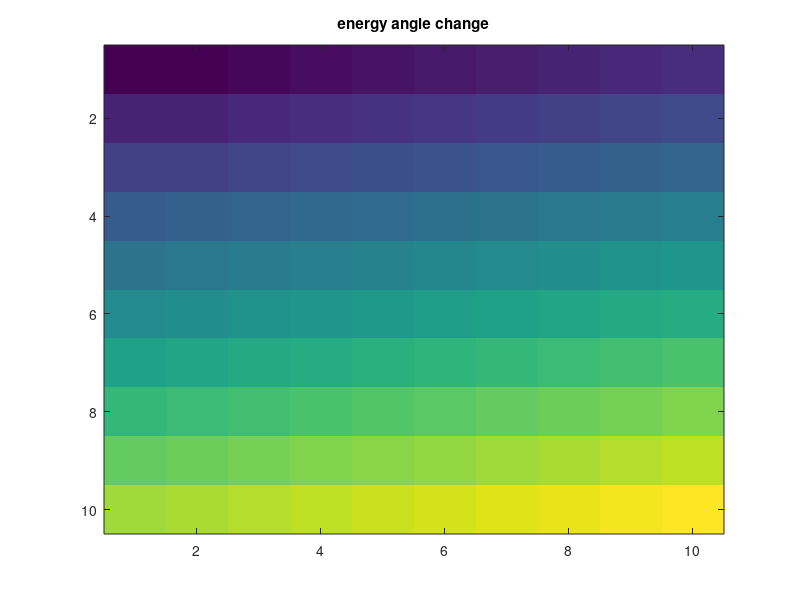

Here is the MATLAB script that generated this plot:
clear all
close all
n_particles = 2;
t_max = 10;
dt = 0.01;
t_durn = 0:dt:t_max;


% particle params
m = 1;
k=0.75;
damping_frac = 0.9;
R = 10;

%
diff_coef = 3.832e-10;
atomic_vol = 1.18e-7;
surface_energy = 2.5*0.01;
dihedral_angle = 146*(pi/180); % radians
density = 8920;
kT = 1.38e-23*1e3;

% initial vals
x = zeros(n_particles,length(t_durn));
y = zeros(n_particles,length(t_durn));

vx = zeros(n_particles,length(t_durn));
vy = zeros(n_particles,length(t_durn));

vrn_vec = zeros(1,length(t_durn));

force_e_x = zeros(1,length(t_durn));
force_e_y = zeros(1,length(t_durn));

force_d_x = zeros(1,length(t_durn));
force_d_y = zeros(1,length(t_durn));


force_v_x = zeros(1,length(t_durn));
force_v_y = zeros(1,length(t_durn));

force_s_x = zeros(1,length(t_durn));
force_s_y = zeros(1,length(t_durn));

force_total_x = zeros(1,length(t_durn));
force_total_y = zeros(1,length(t_durn));

a = zeros(1,length(t_durn));


forces_all_order = zeros(length(-0.5:0.5:3), length(t_durn));
e_forces_all_order = zeros(length(-0.5:0.5:3), length(t_durn));
d_forces_all_order = zeros(length(-0.5:0.5:3), length(t_durn));
v_forces_all_order = zeros(length(-0.5:0.5:3), length(t_durn));
s_forces_all_order = zeros(length(-0.5:0.5:3), length(t_durn));


% intialise
x(1,1) = rand;
x(2,1) = rand;

y(1,1) = rand;
y(2,1) = rand;

d = sqrt( (x(1,1) - x(2,1))^2  +  (y(1,1) - y(2,1))^2 );
if d >= 2*R
    while d > 2*R
        x(1,1) = rand;
        x(2,1) = rand;

        y(1,1) = rand;
        y(2,1) = rand;

        d = sqrt( (x(1,1) - x(2,1))^2  +  (y(1,1) - y(2,1))^2 );
    end
end

vx(1,1) = rand;
vx(2,1) = rand;

vy(1,1) = rand;
vy(2,1) = rand;
% initialize
t=2; ord = 1;
d = sqrt( (x(1,t-1) - x(2,t-1))^2  +  (y(1,t-1) - y(2,t-1))^2 );
force_e = k*(d^ord);
dx = ( x(1,t-1) - x(2,t-1) );
dy = ( y(1,t-1) - y(2,t-1) );
force_e_x(t-1) = force_e*(abs(dx)/d);
force_e_y(t-1) = force_e*(abs(dy)/d);

v1x = vx(1,t-1);
v1y = vy(1,t-1);

v2x = vx(2,t-1);
v2y = vy(2,t-1);

unit_vec = [dx, dy]./d;
v1n = v1x*unit_vec(1) + v1y*unit_vec(2);
v2n = v2x*unit_vec(1) + v2y*unit_vec(2);
vrn = v1n - v2n;
vrn_vec(t-1) = vrn;

%     force_d = damping_frac*sqrt(2*m*k)*vrn;
% according to other paper, so that penetration power can be kept at both
% terms
force_d = damping_frac*(d^ord)*sqrt(2*m*k)*vrn;
force_d_x(t-1) = force_d*(abs(dx)/d);
force_d_y(t-1) = force_d*(abs(dy)/d);

force_total_x(t-1) = force_e_x(t-1) + force_d_x(t-1);
force_total_y(t-1) = force_e_y(t-1) + force_d_y(t-1);


ord = 1;
% sensitivity
param_range = linspace(2.3*0.01,2.7*0.01,10);
param_range2 = linspace(142*(pi/180),148*(pi/180),10);

force_at_single_t = zeros(length(param_range), length(param_range2));

for param=1:length(param_range)
    for param2=1:length(param_range2)
        surface_energy = param_range(param);
        dihedral_angle = param_range2(param2);
        t_regime_change = 0;
        for t=2:length(t_durn)

            d = sqrt( (x(1,t-1) - x(2,t-1))^2  +  (y(1,t-1) - y(2,t-1))^2 );

            if d < R/5
                force_e = k*(d^ord);
                dx = ( x(1,t-1) - x(2,t-1) );
                dy = ( y(1,t-1) - y(2,t-1) );
                force_e_x(t) = force_e*(abs(dx)/d);
                force_e_y(t) = force_e*(abs(dy)/d);


                v1x = vx(1,t-1);
                v1y = vy(1,t-1);

                v2x = vx(2,t-1);
                v2y = vy(2,t-1);

                unit_vec = [dx, dy]./d;
                v1n = v1x*unit_vec(1) + v1y*unit_vec(2);
                v2n = v2x*unit_vec(1) + v2y*unit_vec(2);
                vrn = v1n - v2n;
                vrn_vec(t) = vrn;
                %     force_d = damping_frac*sqrt(2*m*k)*vrn;
                % according to other paper, so that penetration power can be kept at both
                % terms
                force_d = damping_frac*(d^ord)*sqrt(2*m*k)*vrn;
                force_d_x(t) = force_d*(abs(dx)/d);
                force_d_y(t) = force_d*(abs(dy)/d);

                force_total_x(t) = force_e_x(t) + force_d_x(t);
                force_total_y(t) = force_e_y(t) + force_d_y(t);

                e_forces_all_order(ord*2 + 2,:) = sqrt( (force_e_x).^2 + (force_e_y).^2  );
                d_forces_all_order(ord*2 + 2,:) = sqrt( (force_d_x).^2 + (force_d_y).^2  );
                t_regime_change = t;
            else % d > r/2 else
                if a(t-1) == 0
                    a(t-1) = 1.5*rand;
                end

                force_v = (pi*(a(t-1)^4))/(8*((diff_coef*atomic_vol)/(kT)));
                dx = ( x(1,t-1) - x(2,t-1) );
                dy = ( y(1,t-1) - y(2,t-1) );
                force_v_x(t) = force_v*(abs(dx)/d);
                force_v_y(t) = force_v*(abs(dy)/d);


                v1x = vx(1,t-1);
                v1y = vy(1,t-1);

                v2x = vx(2,t-1);
                v2y = vy(2,t-1);

                unit_vec = [-dx, -dy]./d;
                v1n = v1x*unit_vec(1) + v1y*unit_vec(2);
                v2n = v2x*unit_vec(1) + v2y*unit_vec(2);
                vrn = v1n - v2n;
                vrn_vec(t) = vrn;
                a(t) = sqrt(a(t-1)^2 -  2*R*vrn*dt);

                force_s = pi*(surface_energy)*(4*R*( 1 - 0.5*cos(dihedral_angle/2) ) + a(t-1)*sin(dihedral_angle/2) );
                force_s_x(t) = force_s*(abs(dx)/d);
                force_s_y(t) = force_s*(abs(dy)/d);


                force_total_x(t) = force_v_x(t) + force_s_x(t);
                force_total_y(t) = force_v_y(t) + force_s_y(t);


                v_forces_all_order(ord*2 + 2,:) = sqrt( (force_v_x).^2 + (force_v_y).^2  );
                s_forces_all_order(ord*2 + 2,:) = sqrt( (force_s_x).^2 + (force_s_y).^2  );

                force_at_single_t(param, param2) = sqrt(force_total_x(t)^2 + force_total_y(t)^2);
            end % d > r/2

            for n=1:n_particles
                vx(n,t) =  vx(n,t-1)+ (  (-1^n)*(force_total_x(t))/m   )*dt;
                vy(n,t) =  vy(n,t-1) + (  (-1^n)*(force_total_y(t))/m   )*dt;
            end

            for n=1:n_particles
                x(n,t) = x(n,t-1) + vx(n,t)*dt;
                y(n,t) = y(n,t-1) + vy(n,t)*dt;
            end
        end % t

       
    end
   
    
 
end % end of param



figure
    imagesc(force_at_single_t)
    title('energy angle change')





